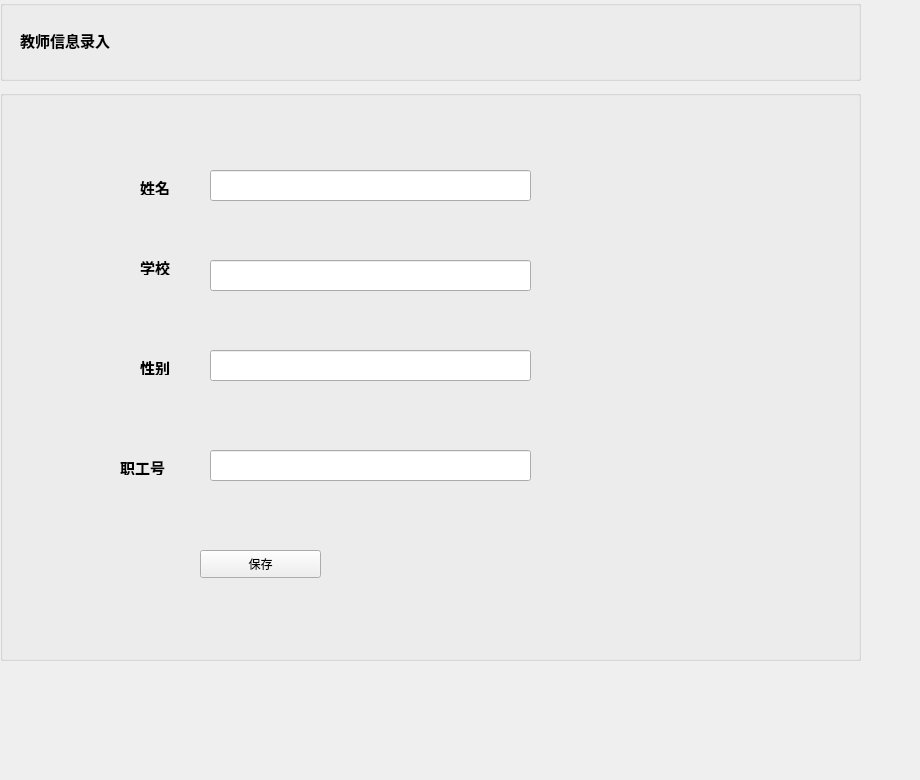
        <widget class="QWidget" name="page_3">
         <widget class="QWidget" name="widget_6" native="true">
          <property name="geometry">
           <rect>
            <x>-10</x>
            <y>0</y>
            <width>911</width>
            <height>771</height>
           </rect>
          </property>
          <widget class="QGroupBox" name="groupBox_3">
           <property name="geometry">
            <rect>
             <x>10</x>
             <y>90</y>
             <width>861</width>
             <height>571</height>
            </rect>
           </property>
           <property name="title">
            <string/>
           </property>
           <widget class="QLabel" name="label_10">
            <property name="geometry">
             <rect>
              <x>140</x>
              <y>90</y>
              <width>72</width>
              <height>15</height>
             </rect>
            </property>
            <property name="font">
             <font>
              <family>Algerian</family>
              <pointsize>11</pointsize>
              <weight>75</weight>
              <bold>true</bold>
             </font>
            </property>
            <property name="text">
             <string>姓名</string>
            </property>
           </widget>
           <widget class="QLineEdit" name="lineEdit">
            <property name="geometry">
             <rect>
              <x>210</x>
              <y>80</y>
              <width>321</width>
              <height>31</height>
             </rect>
            </property>
            <property name="styleSheet">
             <string notr="true"/>
            </property>
           </widget>
           <widget class="QLabel" name="label_11">
            <property name="geometry">
             <rect>
              <x>140</x>
              <y>170</y>
              <width>72</width>
              <height>15</height>
             </rect>
            </property>
            <property name="font">
             <font>
              <family>Algerian</family>
              <pointsize>11</pointsize>
              <weight>75</weight>
              <bold>true</bold>
             </font>
            </property>
            <property name="text">
             <string>学校</string>
            </property>
           </widget>
           <widget class="QLineEdit" name="lineEdit_2">
            <property name="geometry">
             <rect>
              <x>210</x>
              <y>170</y>
              <width>321</width>
              <height>31</height>
             </rect>
            </property>
            <property name="styleSheet">
             <string notr="true"/>
            </property>
           </widget>
           <widget class="QLabel" name="label_12">
            <property name="geometry">
             <rect>
              <x>140</x>
              <y>270</y>
              <width>72</width>
              <height>15</height>
             </rect>
            </property>
            <property name="font">
             <font>
              <family>Algerian</family>
              <pointsize>11</pointsize>
              <weight>75</weight>
              <bold>true</bold>
             </font>
            </property>
            <property name="text">
             <string>性别</string>
            </property>
           </widget>
           <widget class="QLineEdit" name="lineEdit_3">
            <property name="geometry">
             <rect>
              <x>210</x>
              <y>260</y>
              <width>321</width>
              <height>31</height>
             </rect>
            </property>
            <property name="styleSheet">
             <string notr="true"/>
            </property>
           </widget>
           <widget class="QLabel" name="label_13">
            <property name="geometry">
             <rect>
              <x>120</x>
              <y>370</y>
              <width>72</width>
              <height>15</height>
             </rect>
            </property>
            <property name="font">
             <font>
              <family>Algerian</family>
              <pointsize>11</pointsize>
              <weight>75</weight>
              <bold>true</bold>
             </font>
            </property>
            <property name="text">
             <string>职工号</string>
            </property>
           </widget>
           <widget class="QLineEdit" name="lineEdit_4">
            <property name="geometry">
             <rect>
              <x>210</x>
              <y>360</y>
              <width>321</width>
              <height>31</height>
             </rect>
            </property>
            <property name="styleSheet">
             <string notr="true"/>
            </property>
           </widget>
           <widget class="QPushButton" name="pushButton_8">
            <property name="geometry">
             <rect>
              <x>200</x>
              <y>460</y>
              <width>121</width>
              <height>28</height>
             </rect>
            </property>
            <property name="styleSheet">
             <string notr="true"/>
            </property>
            <property name="text">
             <string>保存</string>
            </property>
           </widget>
          </widget>
          <widget class="QGroupBox" name="groupBox_16">
           <property name="geometry">
            <rect>
             <x>10</x>
             <y>0</y>
             <width>861</width>
             <height>81</height>
            </rect>
           </property>
           <property name="title">
            <string/>
           </property>
           <widget class="QLabel" name="label_9">
            <property name="geometry">
             <rect>
              <x>20</x>
              <y>30</y>
              <width>121</width>
              <height>21</height>
             </rect>
            </property>
            <property name="font">
             <font>
              <pointsize>11</pointsize>
              <weight>75</weight>
              <bold>true</bold>
             </font>
            </property>
            <property name="text">
             <string>教师信息录入</string>
            </property>
           </widget>
          </widget>
         </widget>
        </widget>
